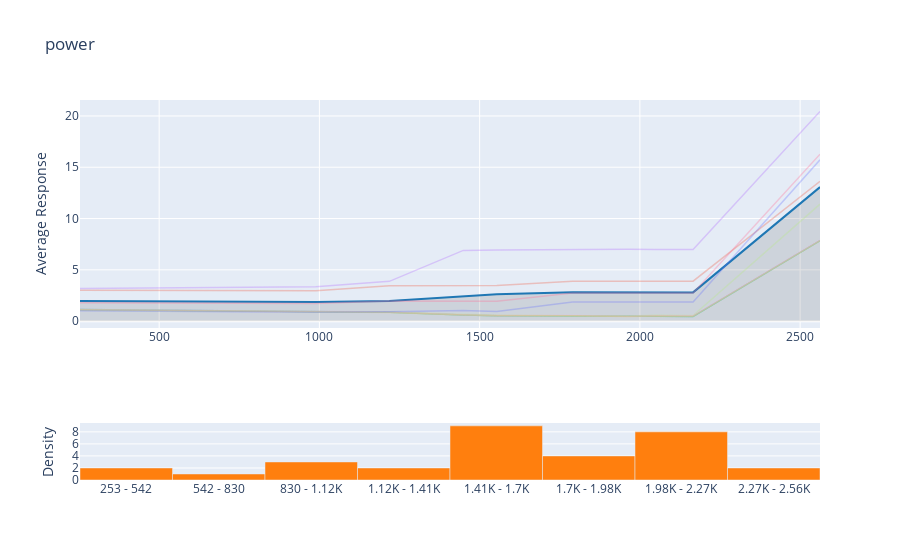

The notebook cell this image was saved under:
### Code cell
interpret_model(rf, plot='pdp', feature='power',scale=0.5)

### Figure 1 — Plotly figure (JSON) as saved in the notebook; plotly's stock layout.template omitted (floating-point values rounded to 4 significant figures)
{"data": [{"fill": "tonexty", "fillcolor": "rgba(68, 68, 68, 0.15)", "line": {"color": "#1f77b4"}, "mode": "lines", "name": "Main", "type": "scatter", "x": [253, 988.7, 1218.0, 1449, 1553.0, 1790.0, 1965, 2051.0, 2166, 2562], "xaxis": "x", "y": [1.961, 1.866, 1.971, 2.455, 2.617, 2.822, 2.789, 2.817, 2.803, 13.06], "yaxis": "y"}, {"connectgaps": true, "line": {"width": 1.5}, "mode": "lines", "name": "Background: 1", "opacity": 0.3, "type": "scatter", "x": [253, 988.7, 1218.0, 1449, 1553.0, 1790.0, 1965, 2051.0, 2166, 2562], "xaxis": "x", "y": [3.007, 2.954, 3.453, 3.464, 3.474, 3.877, 3.878, 3.893, 3.893, 13.62], "yaxis": "y"}, {"connectgaps": true, "line": {"width": 1.5}, "mode": "lines", "name": "Background: 2", "opacity": 0.3, "type": "scatter", "x": [253, 988.7, 1218.0, 1449, 1553.0, 1790.0, 1965, 2051.0, 2166, 2562], "xaxis": "x", "y": [1.127, 0.9421, 0.8656, 0.6008, 0.5166, 0.5105, 0.4433, 0.474, 0.4527, 7.849], "yaxis": "y"}, {"connectgaps": true, "line": {"width": 1.5}, "mode": "lines", "name": "Background: 3", "opacity": 0.3, "type": "scatter", "x": [253, 988.7, 1218.0, 1449, 1553.0, 1790.0, 1965, 2051.0, 2166, 2562], "xaxis": "x", "y": [3.194, 3.348, 3.88, 6.893, 6.929, 7.003, 7.004, 6.994, 6.994, 20.44], "yaxis": "y"}, {"connectgaps": true, "line": {"width": 1.5}, "mode": "lines", "name": "Background: 4", "opacity": 0.3, "type": "scatter", "x": [253, 988.7, 1218.0, 1449, 1553.0, 1790.0, 1965, 2051.0, 2166, 2562], "xaxis": "x", "y": [1.127, 0.9421, 0.8656, 0.6008, 0.5166, 0.5105, 0.4433, 0.474, 0.4527, 7.849], "yaxis": "y"}, {"connectgaps": true, "line": {"width": 1.5}, "mode": "lines", "name": "Background: 5", "opacity": 0.3, "type": "scatter", "x": [253, 988.7, 1218.0, 1449, 1553.0, 1790.0, 1965, 2051.0, 2166, 2562], "xaxis": "x", "y": [1.127, 0.9421, 0.8656, 0.6008, 0.5166, 0.5105, 0.4433, 0.474, 0.4527, 7.849], "yaxis": "y"}, {"connectgaps": true, "line": {"width": 1.5}, "mode": "lines", "name": "Background: 6", "opacity": 0.3, "type": "scatter", "x": [253, 988.7, 1218.0, 1449, 1553.0, 1790.0, 1965, 2051.0, 2166, 2562], "xaxis": "x", "y": [1.793, 1.728, 1.954, 1.963, 1.943, 2.753, 2.743, 2.748, 2.745, 16.27], "yaxis": "y"}, {"connectgaps": true, "line": {"width": 1.5}, "mode": "lines", "name": "Background: 7", "opacity": 0.3, "type": "scatter", "x": [253, 988.7, 1218.0, 1449, 1553.0, 1790.0, 1965, 2051.0, 2166, 2562], "xaxis": "x", "y": [1.071, 0.9254, 0.8833, 0.6668, 0.6035, 0.5366, 0.5006, 0.5721, 0.5523, 11.4], "yaxis": "y"}, {"connectgaps": true, "line": {"width": 1.5}, "mode": "lines", "name": "Background: 8", "opacity": 0.3, "type": "scatter", "x": [253, 988.7, 1218.0, 1449, 1553.0, 1790.0, 1965, 2051.0, 2166, 2562], "xaxis": "x", "y": [1.124, 0.9585, 0.8812, 0.6173, 0.5463, 0.5389, 0.4848, 0.5348, 0.5197, 7.887], "yaxis": "y"}, {"connectgaps": true, "line": {"width": 1.5}, "mode": "lines", "name": "Background: 9", "opacity": 0.3, "type": "scatter", "x": [253, 988.7, 1218.0, 1449, 1553.0, 1790.0, 1965, 2051.0, 2166, 2562], "xaxis": "x", "y": [1.117, 0.928, 0.8493, 0.6008, 0.5252, 0.5189, 0.4459, 0.4942, 0.4735, 7.857], "yaxis": "y"}, {"connectgaps": true, "line": {"width": 1.5}, "mode": "lines", "name": "Background: 10", "opacity": 0.3, "type": "scatter", "x": [253, 988.7, 1218.0, 1449, 1553.0, 1790.0, 1965, 2051.0, 2166, 2562], "xaxis": "x", "y": [1.024, 0.8635, 0.9083, 1.038, 0.93, 1.869, 1.871, 1.873, 1.872, 15.72], "yaxis": "y"}, {"hovertemplate": "(%{hovertext}): %{y}", "hovertext": ["253 - 542", "542 - 830", "830 - 1.12K", "1.12K - 1.41K", "1.41K - 1.7K", "1.7K - 1.98K", "1.98K - 2.27K", "2.27K - 2.56K"], "marker": {"color": "#ff7f0e"}, "name": "Distribution", "type": "bar", "x": [397.3, 685.9, 974.6, 1263.0, 1552.0, 1840.0, 2129.0, 2418.0], "xaxis": "x2", "y": [2, 1, 3, 2, 9, 4, 8, 2], "yaxis": "y2"}], "layout": {"bargap": 0, "showlegend": false, "title": {"text": "power"}, "xaxis": {"anchor": "y", "domain": [0, 1], "matches": "x"}, "xaxis2": {"anchor": "y2", "domain": [0, 1], "matches": "x", "tickmode": "array", "ticktext": ["253 - 542", "542 - 830", "830 - 1.12K", "1.12K - 1.41K", "1.41K - 1.7K", "1.7K - 1.98K", "1.98K - 2.27K", "2.27K - 2.56K"], "tickvals": [397.3, 685.9, 974.6, 1263.0, 1552.0, 1840.0, 2129.0, 2418.0], "title": {"text": ""}}, "yaxis": {"anchor": "x", "domain": [0.4, 1], "title": {"text": "Average Response"}}, "yaxis2": {"anchor": "x2", "domain": [0, 0.15], "title": {"text": "Density"}}}}
